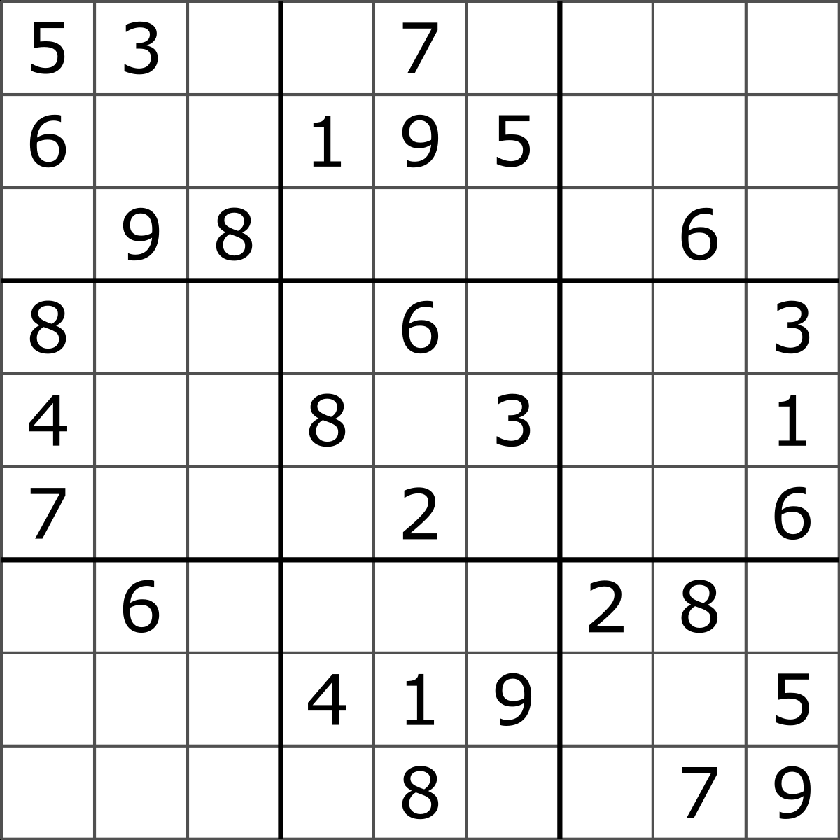
#> input picture sudoku.png, 840 x 840 px, shrunk from 1200 x 1200 before the run
$ python remove_lines.py
#> lines starting #> are read from the running program, lines starting #| are printed output that depends on the picture
import cv2
import numpy as np

img = cv2.imread('sudoku.png')
#> img is the input picture: shape (840, 840, 3); min 0, max 255, mean 231.9

img1 = img
gray = cv2.cvtColor(img1, cv2.COLOR_BGR2GRAY)
# ret, im_th = cv2.threshold(gray, 90, 255, cv2.THRESH_BINARY)

edges = cv2.Canny(gray, 1, 1, apertureSize = 3)
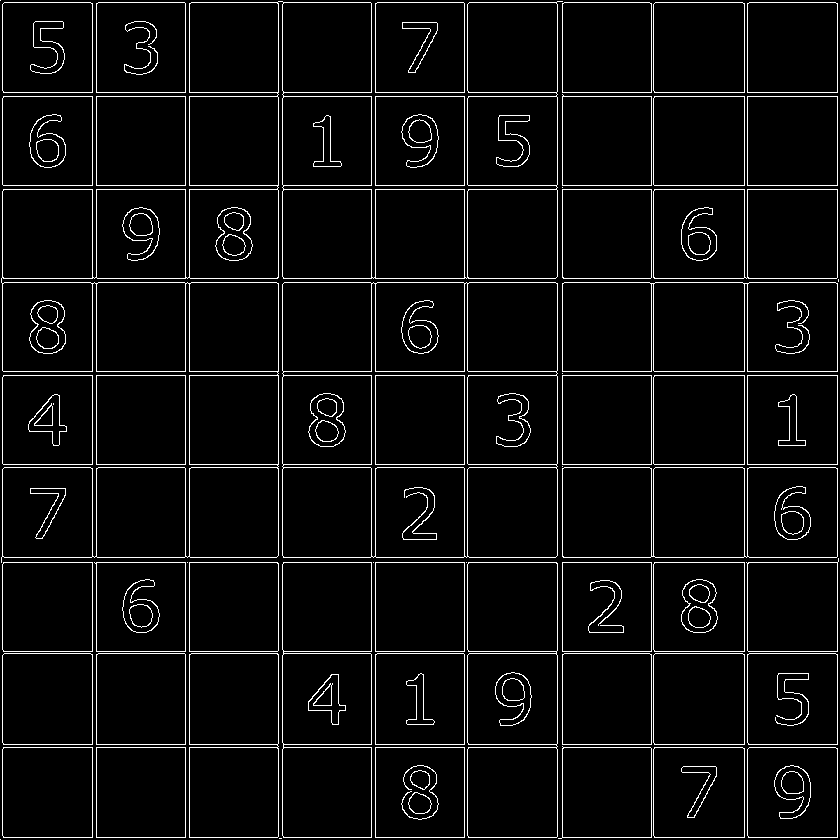
#> edges: shape (840, 840); 5.2% white in thin lines or dots
# ret, im_th = cv2.threshold(gray, 90, 255, cv2.THRESH_BINARY)
shape = gray.shape
#> shape = (840, 840)
lines = cv2.HoughLines(edges,1,np.pi/180,200)
#> lines = 36 rows, first 8: [562, 0], [562, 1.57], [92, 0], [185, 0], [371, 0], [375, 0], [464, 0], [92, 1.57]

for i in range(len(lines)):
	for rho,theta in lines[i]:
	    a = np.cos(theta)
	    b = np.sin(theta)
	    x0 = a*rho
	    y0 = b*rho
	    x1 = int(x0 + (shape[0])*(-b))
	    y1 = int(y0 + (shape[1])*(a))
	    x2 = int(x0 - (shape[0])*(-b))
	    y2 = int(y0 - (shape[1])*(a))
	    # print(x1, y1, x2, y2)

	    cv2.line(img1,(x1,y1),(x2,y2),(255,0,255),7) # 2 points ,color, thikness
#> this loop made 36 passes
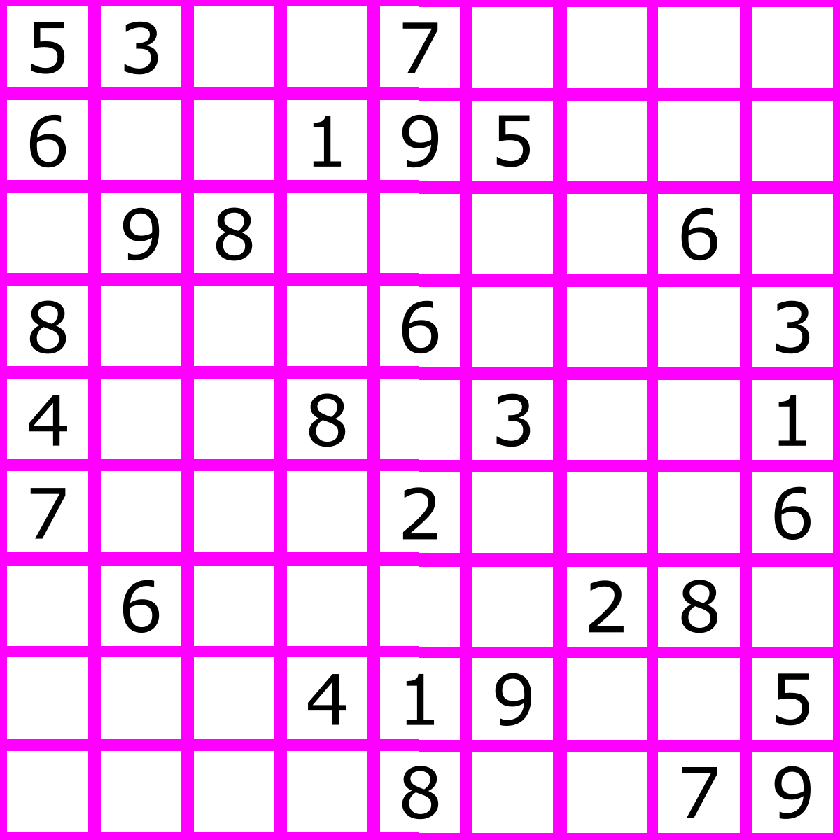
#> img1: shape (840, 840, 3); mean B, G, R 247.2, 182.2, 247.2

# [7 lines of commented-out code are left out]
cv2.imshow("title", img1)
cv2.waitKey()
